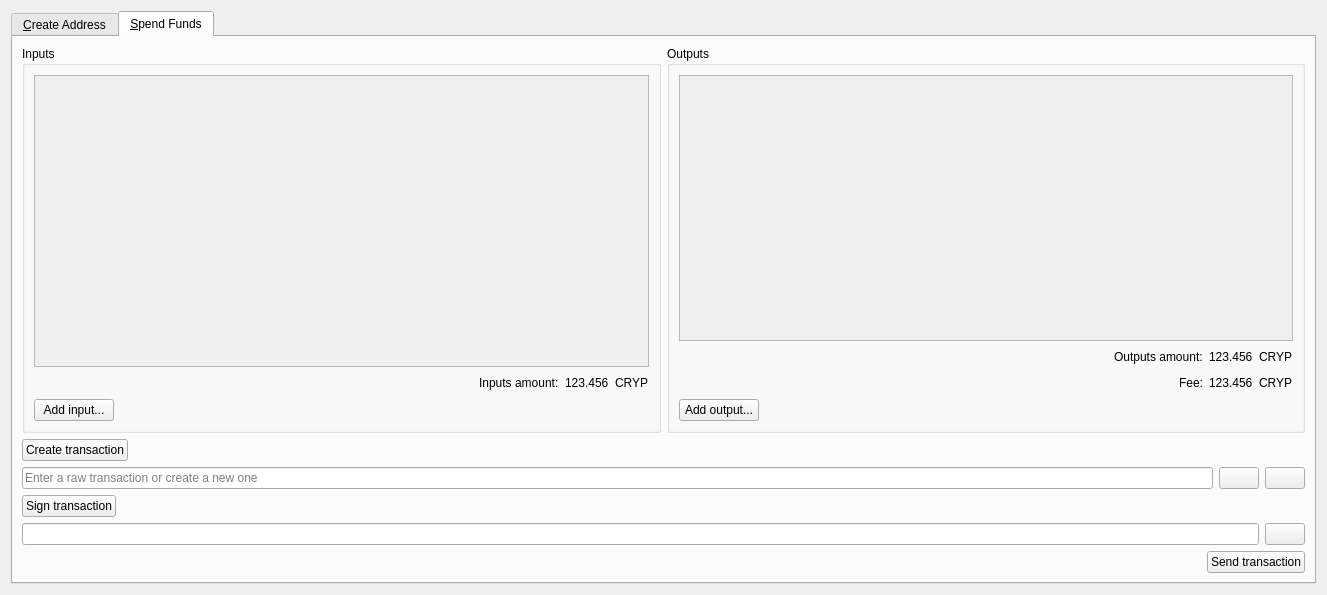
<?xml version="1.0" encoding="UTF-8"?>
<ui version="4.0">
 <class>MultisigDialog</class>
 <widget class="QDialog" name="MultisigDialog">
  <property name="geometry">
   <rect>
    <x>0</x>
    <y>0</y>
    <width>1327</width>
    <height>595</height>
   </rect>
  </property>
  <property name="windowTitle">
   <string>Multisig</string>
  </property>
  <layout class="QVBoxLayout" name="verticalLayout_2">
   <item>
    <widget class="QTabWidget" name="tabWidget">
     <property name="currentIndex">
      <number>1</number>
     </property>
     <widget class="QWidget" name="tabCreateAddress">
      <attribute name="title">
       <string>&amp;Create Address</string>
      </attribute>
      <layout class="QVBoxLayout" name="verticalLayout">
       <item>
        <widget class="QScrollArea" name="scrollArea">
         <property name="widgetResizable">
          <bool>true</bool>
         </property>
         <widget class="QWidget" name="scrollAreaWidgetContents">
          <property name="geometry">
           <rect>
            <x>0</x>
            <y>0</y>
            <width>1255</width>
            <height>269</height>
           </rect>
          </property>
          <layout class="QVBoxLayout" name="verticalLayout_3">
           <item>
            <layout class="QVBoxLayout" name="pubkeyEntries"/>
           </item>
           <item>
            <spacer name="verticalSpacer">
             <property name="orientation">
              <enum>Qt::Vertical</enum>
             </property>
             <property name="sizeHint" stdset="0">
              <size>
               <width>20</width>
               <height>40</height>
              </size>
             </property>
            </spacer>
           </item>
          </layout>
         </widget>
        </widget>
       </item>
       <item>
        <layout class="QHBoxLayout" name="horizontalLayout_14">
         <item>
          <widget class="QPushButton" name="addPubKeyButton">
           <property name="toolTip">
            <string>Add a member to the signing pool</string>
           </property>
           <property name="text">
            <string>&amp;Add public key...</string>
           </property>
           <property name="icon">
            <iconset>
             <normaloff>:/icons/add</normaloff>:/icons/add</iconset>
           </property>
          </widget>
         </item>
         <item>
          <widget class="QPushButton" name="clearButton">
           <property name="sizePolicy">
            <sizepolicy hsizetype="Minimum" vsizetype="Fixed">
             <horstretch>0</horstretch>
             <verstretch>0</verstretch>
            </sizepolicy>
           </property>
           <property name="toolTip">
            <string>Remove all public key fields</string>
           </property>
           <property name="text">
            <string>Clear all</string>
           </property>
           <property name="icon">
            <iconset>
             <normaloff>:/icons/remove</normaloff>:/icons/remove</iconset>
           </property>
           <property name="autoRepeatDelay">
            <number>300</number>
           </property>
          </widget>
         </item>
         <item>
          <spacer name="horizontalSpacer_8">
           <property name="orientation">
            <enum>Qt::Horizontal</enum>
           </property>
           <property name="sizeHint" stdset="0">
            <size>
             <width>40</width>
             <height>20</height>
            </size>
           </property>
          </spacer>
         </item>
        </layout>
       </item>
       <item>
        <layout class="QHBoxLayout" name="horizontalLayout_2">
         <item>
          <widget class="QLabel" name="requiredSignaturesLabel">
           <property name="text">
            <string>Required signatures:</string>
           </property>
          </widget>
         </item>
         <item>
          <widget class="QLineEdit" name="requiredSignatures">
           <property name="sizePolicy">
            <sizepolicy hsizetype="Minimum" vsizetype="Fixed">
             <horstretch>0</horstretch>
             <verstretch>0</verstretch>
            </sizepolicy>
           </property>
           <property name="minimumSize">
            <size>
             <width>127</width>
             <height>0</height>
            </size>
           </property>
           <property name="text">
            <string/>
           </property>
           <property name="maxLength">
            <number>2</number>
           </property>
           <property name="frame">
            <bool>true</bool>
           </property>
           <property name="alignment">
            <set>Qt::AlignRight|Qt::AlignTrailing|Qt::AlignVCenter</set>
           </property>
           <property name="placeholderText">
            <string>Enter a number</string>
           </property>
          </widget>
         </item>
         <item>
          <widget class="QLabel" name="maxSignaturesLabel">
           <property name="text">
            <string>/ 1</string>
           </property>
          </widget>
         </item>
         <item>
          <spacer name="horizontalSpacer_2">
           <property name="orientation">
            <enum>Qt::Horizontal</enum>
           </property>
           <property name="sizeHint" stdset="0">
            <size>
             <width>40</width>
             <height>20</height>
            </size>
           </property>
          </spacer>
         </item>
        </layout>
       </item>
       <item>
        <layout class="QHBoxLayout" name="horizontalLayout">
         <item>
          <widget class="QPushButton" name="createAddressButton">
           <property name="text">
            <string>Create multisig address</string>
           </property>
          </widget>
         </item>
         <item>
          <spacer name="horizontalSpacer">
           <property name="orientation">
            <enum>Qt::Horizontal</enum>
           </property>
           <property name="sizeHint" stdset="0">
            <size>
             <width>40</width>
             <height>20</height>
            </size>
           </property>
          </spacer>
         </item>
        </layout>
       </item>
       <item>
        <layout class="QHBoxLayout" name="horizontalLayoutMultisigAddress">
         <item>
          <widget class="QLabel" name="multisigAddressLabel">
           <property name="text">
            <string>Multisig address:</string>
           </property>
          </widget>
         </item>
         <item>
          <widget class="QLineEdit" name="multisigAddress">
           <property name="readOnly">
            <bool>true</bool>
           </property>
          </widget>
         </item>
         <item>
          <widget class="QPushButton" name="copyMultisigAddressButton">
           <property name="toolTip">
            <string>Copy the multisig address to the system clipboard</string>
           </property>
           <property name="text">
            <string/>
           </property>
           <property name="icon">
            <iconset>
             <normaloff>:/icons/editcopy</normaloff>:/icons/editcopy</iconset>
           </property>
           <property name="autoDefault">
            <bool>false</bool>
           </property>
          </widget>
         </item>
        </layout>
       </item>
       <item>
        <layout class="QHBoxLayout" name="horizontalLayout_3">
         <item>
          <widget class="QLabel" name="redeemScriptLabel">
           <property name="text">
            <string>Redeem script:</string>
           </property>
          </widget>
         </item>
         <item>
          <widget class="QLineEdit" name="redeemScript">
           <property name="readOnly">
            <bool>true</bool>
           </property>
          </widget>
         </item>
         <item>
          <widget class="QPushButton" name="copyRedeemScriptButton">
           <property name="toolTip">
            <string>Copy the redeem script to the system clipboard</string>
           </property>
           <property name="text">
            <string/>
           </property>
           <property name="icon">
            <iconset>
             <normaloff>:/icons/editcopy</normaloff>:/icons/editcopy</iconset>
           </property>
           <property name="autoDefault">
            <bool>false</bool>
           </property>
          </widget>
         </item>
        </layout>
       </item>
       <item>
        <layout class="QHBoxLayout" name="horizontalLayout_15">
         <item>
          <spacer name="horizontalSpacer_11">
           <property name="orientation">
            <enum>Qt::Horizontal</enum>
           </property>
           <property name="sizeHint" stdset="0">
            <size>
             <width>40</width>
             <height>20</height>
            </size>
           </property>
          </spacer>
         </item>
         <item>
          <widget class="QPushButton" name="saveRedeemScriptButton">
           <property name="toolTip">
            <string>The redeem script will be required to spend the funds sent to the multisig address</string>
           </property>
           <property name="text">
            <string>Save redeem script</string>
           </property>
          </widget>
         </item>
         <item>
          <widget class="QPushButton" name="saveMultisigAddressButton">
           <property name="toolTip">
            <string>Add the multisig address to your personal addresses</string>
           </property>
           <property name="text">
            <string>Add address to wallet</string>
           </property>
          </widget>
         </item>
        </layout>
       </item>
      </layout>
     </widget>
     <widget class="QWidget" name="tabSpendFunds">
      <attribute name="title">
       <string>&amp;Spend Funds</string>
      </attribute>
      <layout class="QVBoxLayout" name="verticalLayout_13">
       <item>
        <layout class="QVBoxLayout" name="verticalLayout_8">
         <item>
          <layout class="QHBoxLayout" name="horizontalLayout_4">
           <item>
            <widget class="QGroupBox" name="inputsBox">
             <property name="title">
              <string>Inputs</string>
             </property>
             <layout class="QVBoxLayout" name="verticalLayout_6">
              <item>
               <widget class="QScrollArea" name="scrollArea_2">
                <property name="minimumSize">
                 <size>
                  <width>0</width>
                  <height>0</height>
                 </size>
                </property>
                <property name="widgetResizable">
                 <bool>true</bool>
                </property>
                <widget class="QWidget" name="scrollAreaWidgetContents_2">
                 <property name="geometry">
                  <rect>
                   <x>0</x>
                   <y>0</y>
                   <width>587</width>
                   <height>173</height>
                  </rect>
                 </property>
                 <layout class="QVBoxLayout" name="verticalLayout_4">
                  <item>
                   <layout class="QVBoxLayout" name="inputs"/>
                  </item>
                  <item>
                   <spacer name="verticalSpacer_2">
                    <property name="orientation">
                     <enum>Qt::Vertical</enum>
                    </property>
                    <property name="sizeHint" stdset="0">
                     <size>
                      <width>20</width>
                      <height>42</height>
                     </size>
                    </property>
                   </spacer>
                  </item>
                 </layout>
                </widget>
               </widget>
              </item>
              <item>
               <layout class="QHBoxLayout" name="horizontalLayout_6">
                <item>
                 <spacer name="horizontalSpacer_9">
                  <property name="orientation">
                   <enum>Qt::Horizontal</enum>
                  </property>
                  <property name="sizeHint" stdset="0">
                   <size>
                    <width>40</width>
                    <height>20</height>
                   </size>
                  </property>
                 </spacer>
                </item>
                <item>
                 <widget class="QLabel" name="inputsAmountLabel">
                  <property name="text">
                   <string>Inputs amount:</string>
                  </property>
                 </widget>
                </item>
                <item>
                 <widget class="QLabel" name="inputsAmount">
                  <property name="text">
                   <string>123.456</string>
                  </property>
                  <property name="textInteractionFlags">
                   <set>Qt::LinksAccessibleByMouse|Qt::TextSelectableByKeyboard|Qt::TextSelectableByMouse</set>
                  </property>
                 </widget>
                </item>
                <item>
                 <widget class="QLabel" name="label">
                  <property name="text">
                   <string>CRYP</string>
                  </property>
                 </widget>
                </item>
               </layout>
              </item>
              <item>
               <layout class="QHBoxLayout" name="horizontalLayout_5">
                <item>
                 <widget class="QPushButton" name="addInputButton">
                  <property name="text">
                   <string>Add input...</string>
                  </property>
                  <property name="icon">
                   <iconset>
                    <normaloff>:/icons/add</normaloff>:/icons/add</iconset>
                  </property>
                 </widget>
                </item>
                <item>
                 <spacer name="horizontalSpacer_3">
                  <property name="orientation">
                   <enum>Qt::Horizontal</enum>
                  </property>
                  <property name="sizeHint" stdset="0">
                   <size>
                    <width>40</width>
                    <height>20</height>
                   </size>
                  </property>
                 </spacer>
                </item>
               </layout>
              </item>
             </layout>
            </widget>
           </item>
           <item>
            <widget class="QGroupBox" name="outputsBox">
             <property name="title">
              <string>Outputs</string>
             </property>
             <layout class="QVBoxLayout" name="verticalLayout_7">
              <item>
               <widget class="QScrollArea" name="scrollArea_3">
                <property name="minimumSize">
                 <size>
                  <width>0</width>
                  <height>0</height>
                 </size>
                </property>
                <property name="widgetResizable">
                 <bool>true</bool>
                </property>
                <widget class="QWidget" name="scrollAreaWidgetContents_3">
                 <property name="geometry">
                  <rect>
                   <x>0</x>
                   <y>0</y>
                   <width>586</width>
                   <height>141</height>
                  </rect>
                 </property>
                 <layout class="QVBoxLayout" name="verticalLayout_5">
                  <item>
                   <layout class="QVBoxLayout" name="outputs"/>
                  </item>
                  <item>
                   <spacer name="verticalSpacer_3">
                    <property name="orientation">
                     <enum>Qt::Vertical</enum>
                    </property>
                    <property name="sizeHint" stdset="0">
                     <size>
                      <width>20</width>
                      <height>42</height>
                     </size>
                    </property>
                   </spacer>
                  </item>
                 </layout>
                </widget>
               </widget>
              </item>
              <item>
               <layout class="QHBoxLayout" name="horizontalLayout_7">
                <item>
                 <spacer name="horizontalSpacer_10">
                  <property name="orientation">
                   <enum>Qt::Horizontal</enum>
                  </property>
                  <property name="sizeHint" stdset="0">
                   <size>
                    <width>40</width>
                    <height>20</height>
                   </size>
                  </property>
                 </spacer>
                </item>
                <item>
                 <widget class="QLabel" name="outputsAmountLabel">
                  <property name="text">
                   <string>Outputs amount:</string>
                  </property>
                 </widget>
                </item>
                <item>
                 <widget class="QLabel" name="outputsAmount">
                  <property name="text">
                   <string>123.456</string>
                  </property>
                  <property name="textInteractionFlags">
                   <set>Qt::LinksAccessibleByMouse|Qt::TextSelectableByKeyboard|Qt::TextSelectableByMouse</set>
                  </property>
                 </widget>
                </item>
                <item>
                 <widget class="QLabel" name="label_2">
                  <property name="text">
                   <string>CRYP</string>
                  </property>
                 </widget>
                </item>
               </layout>
              </item>
              <item>
               <layout class="QHBoxLayout" name="horizontalLayout_16">
                <item>
                 <spacer name="horizontalSpacer_12">
                  <property name="orientation">
                   <enum>Qt::Horizontal</enum>
                  </property>
                  <property name="sizeHint" stdset="0">
                   <size>
                    <width>40</width>
                    <height>20</height>
                   </size>
                  </property>
                 </spacer>
                </item>
                <item>
                 <widget class="QLabel" name="feeLabel">
                  <property name="text">
                   <string>Fee:</string>
                  </property>
                 </widget>
                </item>
                <item>
                 <widget class="QLabel" name="fee">
                  <property name="text">
                   <string>123.456</string>
                  </property>
                 </widget>
                </item>
                <item>
                 <widget class="QLabel" name="label_3">
                  <property name="text">
                   <string>CRYP</string>
                  </property>
                 </widget>
                </item>
               </layout>
              </item>
              <item>
               <layout class="QHBoxLayout" name="horizontalLayout_8">
                <item>
                 <widget class="QPushButton" name="addOutputButton">
                  <property name="text">
                   <string>Add output...</string>
                  </property>
                  <property name="icon">
                   <iconset>
                    <normaloff>:/icons/add</normaloff>:/icons/add</iconset>
                  </property>
                 </widget>
                </item>
                <item>
                 <spacer name="horizontalSpacer_4">
                  <property name="orientation">
                   <enum>Qt::Horizontal</enum>
                  </property>
                  <property name="sizeHint" stdset="0">
                   <size>
                    <width>40</width>
                    <height>20</height>
                   </size>
                  </property>
                 </spacer>
                </item>
               </layout>
              </item>
             </layout>
            </widget>
           </item>
          </layout>
         </item>
         <item>
          <layout class="QHBoxLayout" name="horizontalLayout_9">
           <item>
            <widget class="QPushButton" name="createTransactionButton">
             <property name="text">
              <string>Create transaction</string>
             </property>
            </widget>
           </item>
           <item>
            <spacer name="horizontalSpacer_5">
             <property name="orientation">
              <enum>Qt::Horizontal</enum>
             </property>
             <property name="sizeHint" stdset="0">
              <size>
               <width>40</width>
               <height>20</height>
              </size>
             </property>
            </spacer>
           </item>
          </layout>
         </item>
        </layout>
       </item>
       <item>
        <layout class="QVBoxLayout" name="verticalLayout_10">
         <item>
          <layout class="QHBoxLayout" name="horizontalLayout_10">
           <item>
            <widget class="QLineEdit" name="transaction">
             <property name="sizePolicy">
              <sizepolicy hsizetype="Expanding" vsizetype="Fixed">
               <horstretch>0</horstretch>
               <verstretch>0</verstretch>
              </sizepolicy>
             </property>
             <property name="placeholderText">
              <string>Enter a raw transaction or create a new one</string>
             </property>
            </widget>
           </item>
           <item>
            <widget class="QPushButton" name="copyTransactionButton">
             <property name="toolTip">
              <string/>
             </property>
             <property name="text">
              <string/>
             </property>
             <property name="icon">
              <iconset>
               <normaloff>:/icons/editcopy</normaloff>:/icons/editcopy</iconset>
             </property>
             <property name="autoDefault">
              <bool>false</bool>
             </property>
            </widget>
           </item>
           <item>
            <widget class="QPushButton" name="pasteTransactionButton">
             <property name="toolTip">
              <string>Paste address from clipboard</string>
             </property>
             <property name="text">
              <string/>
             </property>
             <property name="icon">
              <iconset>
               <normaloff>:/icons/editpaste</normaloff>:/icons/editpaste</iconset>
             </property>
             <property name="shortcut">
              <string>Alt+P</string>
             </property>
             <property name="autoDefault">
              <bool>false</bool>
             </property>
            </widget>
           </item>
          </layout>
         </item>
         <item>
          <layout class="QHBoxLayout" name="horizontalLayout_11">
           <item>
            <widget class="QPushButton" name="signTransactionButton">
             <property name="text">
              <string>Sign transaction</string>
             </property>
             <property name="icon">
              <iconset>
               <normaloff>:/icons/edit</normaloff>:/icons/edit</iconset>
             </property>
            </widget>
           </item>
           <item>
            <spacer name="horizontalSpacer_6">
             <property name="orientation">
              <enum>Qt::Horizontal</enum>
             </property>
             <property name="sizeHint" stdset="0">
              <size>
               <width>40</width>
               <height>20</height>
              </size>
             </property>
            </spacer>
           </item>
          </layout>
         </item>
        </layout>
       </item>
       <item>
        <layout class="QVBoxLayout" name="verticalLayout_12">
         <item>
          <layout class="QHBoxLayout" name="horizontalLayout_13">
           <item>
            <widget class="QLineEdit" name="signedTransaction">
             <property name="sizePolicy">
              <sizepolicy hsizetype="Expanding" vsizetype="Fixed">
               <horstretch>0</horstretch>
               <verstretch>0</verstretch>
              </sizepolicy>
             </property>
             <property name="readOnly">
              <bool>true</bool>
             </property>
            </widget>
           </item>
           <item>
            <widget class="QPushButton" name="copySignedTransactionButton">
             <property name="toolTip">
              <string/>
             </property>
             <property name="text">
              <string/>
             </property>
             <property name="icon">
              <iconset>
               <normaloff>:/icons/editcopy</normaloff>:/icons/editcopy</iconset>
             </property>
             <property name="autoDefault">
              <bool>false</bool>
             </property>
            </widget>
           </item>
          </layout>
         </item>
         <item>
          <layout class="QHBoxLayout" name="horizontalLayout_12">
           <item>
            <widget class="QLabel" name="statusLabel">
             <property name="text">
              <string/>
             </property>
            </widget>
           </item>
           <item>
            <spacer name="horizontalSpacer_7">
             <property name="orientation">
              <enum>Qt::Horizontal</enum>
             </property>
             <property name="sizeHint" stdset="0">
              <size>
               <width>40</width>
               <height>20</height>
              </size>
             </property>
            </spacer>
           </item>
           <item>
            <widget class="QPushButton" name="sendTransactionButton">
             <property name="text">
              <string>Send transaction</string>
             </property>
             <property name="icon">
              <iconset>
               <normaloff>:/icons/send</normaloff>:/icons/send</iconset>
             </property>
            </widget>
           </item>
          </layout>
         </item>
        </layout>
       </item>
      </layout>
     </widget>
    </widget>
   </item>
  </layout>
 </widget>
 <resources>
  <include location="../bitcoin.qrc"/>
 </resources>
 <connections/>
</ui>
